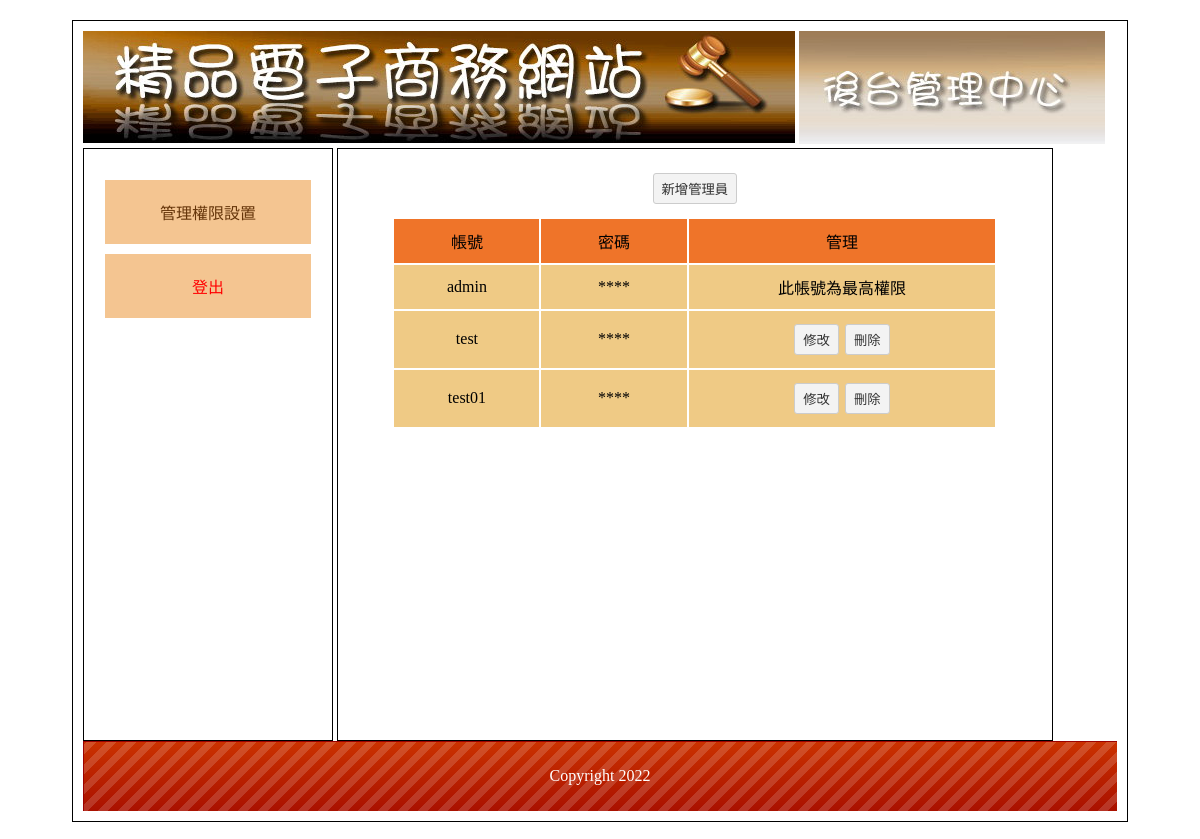
Screenshot of /filezilla/bq04/back.php?do=admin with the database file from the repository.
### tables this page shows
CREATE TABLE `bq4_admin` (
  `id` int(10) UNSIGNED NOT NULL,
  `acc` text NOT NULL COMMENT '帳號',
  `pw` text NOT NULL COMMENT '密碼',
  `pr` text NOT NULL COMMENT '權限'
);

CREATE TABLE `bq4_bottom` (
  `id` int(10) UNSIGNED NOT NULL,
  `bottom` text NOT NULL COMMENT '頁尾版權'
);

### filezilla/bq04/base.php (called while the page is built, shortened)
<?php
class DB
{
    protected $dsn = "mysql:host=localhost;charset=utf8;dbname=s1100401",
        $table,
        $pdo;
    function __construct($table)
    {
        $this->table = $table;
        $this->pdo = new PDO($this->dsn, $this->user = 's1100401', $this->pw = 's1100401');
    }
    function find($id)
    {
        $sql = "SELECT * FROM $this->table WHERE ";
        if (is_array($id)) {
            foreach ($id as $k => $v) {
                $tmp[] = "`$k`='$v'";
            }
            $sql .= implode(" AND ", $tmp);
        } else {
            $sql .= "`id`='$id'";
        }
        return $this->pdo->query($sql)->fetch(PDO::FETCH_ASSOC);
    }
    function all(...$arg)
    {
        $sql = "SELECT * FROM $this->table ";
        return $this->pdo->query($sql)->fetchAll(PDO::FETCH_ASSOC);
    }
}
$Admin = new DB('bq4_admin');
$Bottom = new DB('bq4_bottom');

### filezilla/bq04/back/admin.php (the view, shortened to what this page needs)
<div class="ct">
    <button onclick="location.href='?do=add_admin'">新增管理員</button>
</div>
<table class="all">
    <tr class="tt ct">
        <td>帳號</td>
        <td>密碼</td>
        <td>管理</td>
    </tr>
    <?php
    $rows = $Admin->all();
    foreach ($rows as $row) {
    ?>
        <tr class="pp ct">
            <td><?= $row['acc']; ?></td>
            <td><?= str_repeat("*", strlen($row['pw'])); ?></td>
            <td>
                <?php
                if ($row['acc'] == 'admin') {
                    echo '此帳號為最高權限';
                } else {
                    echo "<button onclick=location.href='?do=edit_admin&id={$row['id']}'>修改</button>";
                    echo "<button onclick=del('bq4_admin',{$row['id']})>刪除</button>";
                }
                ?>
            </td>
        </tr>
    <?php
    }
    ?>
</table>

### filezilla/bq04/back.php (shortened to what this page needs)
<?php
include_once "base.php";
?>
<!DOCTYPE html PUBLIC "-//W3C//DTD XHTML 1.0 Transitional//EN" "http://www.w3.org/TR/xhtml1/DTD/xhtml1-transitional.dtd">
<html xmlns="http://www.w3.org/1999/xhtml">
<head>
	<link href="css/css.css" rel="stylesheet" type="text/css">
</head>
<body>
	<div id="main">
		<div id="top">
			<a href="?">
				<img src="icon/0416.jpg">
			</a>
			<img src="icon/0417.jpg">
		</div>
		<div id="left" class="ct">
			<div style="min-height:400px;">
				<a href="?do=admin">管理權限設置</a>
				<a href="javascript:logout('admin')" style="color:#f00;">登出</a>
			</div>
		</div>
		<div id="right">
			<?php
			$do = $_GET['do'] ?? "main";
			$file = "back/" . $do . ".php";
			if (file_exists($file)) {
				include $file;
			} else {
				include "front/main.php";
			}
			?>
		</div>
		<div id="bottom" style="line-height:70px; color:#FFF; background:url(icon/bot.png);" class="ct">
			<?= $Bottom->find(1)['bottom']; ?>
		</div>
	</div>
</body>
</html>

### filezilla/bq04/css/css.css (style rules this page uses)
body { font-family:"微軟正黑體"; }
#main { width:1034px; padding:10px; margin:20px auto 20px auto; border:#000 solid 1px; min-height:768px; }
#top a { color:#CE631C; text-decoration:none; }
#left { display:inline-block; width:20%; padding:2%; min-height:550px; vertical-align:top; border:#000 1px solid; }
#left a { display:block; padding:20px 5px 20px 5px; text-decoration:none; background:#F4C591; margin:10px auto 10px auto; color:#65350A; }
.ct { text-align:center; }
#right { display:inline-block; width:65%; padding:2%; min-height:550px; border:#000 1px solid; }
#bottom { height:70px; background:url(icon/bot.png); background-size:cover; }
.all { width:90%; margin:10px auto 10px auto; }
.all td { min-width:50px; padding:10px; }
.tt { background:#EF7429; }
.tt td { background:#EF7429; }
.pp { background:#EFCA85; }
.pp td { background:#EFCA85; }
input[type=text],input[type=password],input[type=submit],button,.button,input[type=reset],input[type=button],select，textarea,input[type=number] { background:#F3F3F3; border:#CCC 1px solid; border-radius:3px; padding:5px 8px 5px 8px; text-decoration:none; margin:3px; color:#333; }

### rows the page displays
bq4_admin: acc "admin", pw "****", shows "此帳號為最高權限"
bq4_admin: acc "test", pw "****"
bq4_admin: acc "test01", pw "****"
bq4_bottom: bottom "Copyright 2022"
